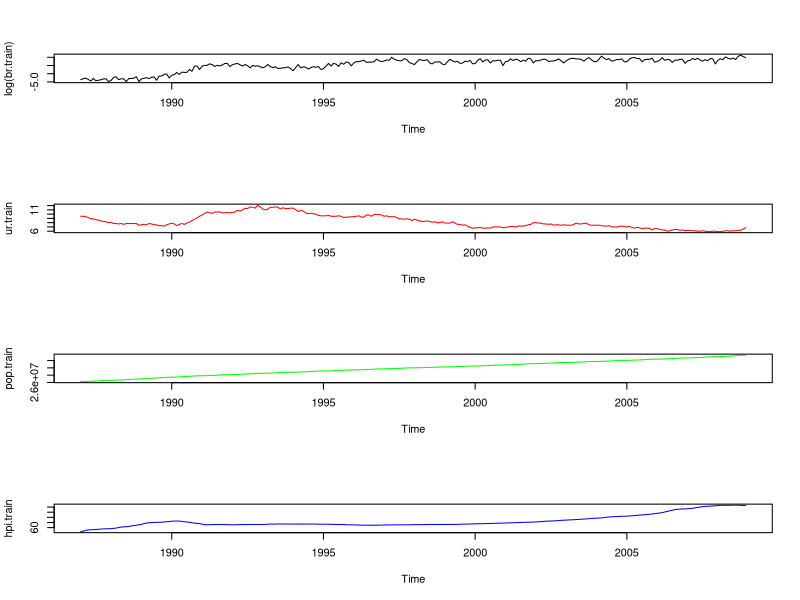
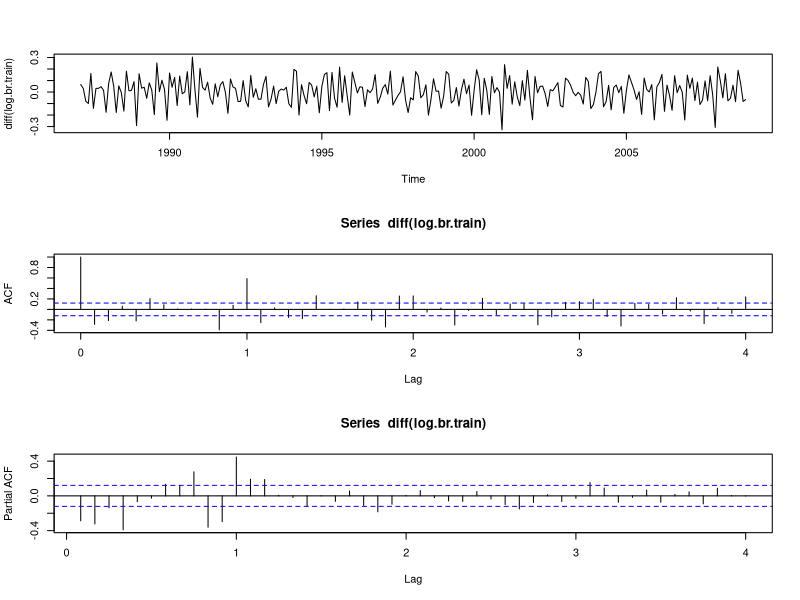

Write R code to recreate these figures, in order. (Note: this script raises an error after producing the figures.)
setwd('/Users/sheringuyen/Desktop/TS/project')

library(forecast)
train <- read.csv('train.csv', header = T)

train.set <- train[1:264, 1:ncol(train)]
val.set <- train[265:nrow(train), 1:ncol(train)]

# br := bankruptcy rate
# ur := unemployment rate
# pop := population
# hpi := house price index

# TRAINING
br.train <- ts(train.set[,4], frequency = 12, start = c(1987, 1))
ur.train <- ts(train.set[,2], frequency = 12 , start = c(1987, 1))
pop.train <- ts(train.set[,3], frequency = 12, start = c(1987, 1))
hpi.train <- ts(train.set[,5], frequency = 12, start = c(1987, 1))

# VALIDATION
br.val <- ts(val.set[,4], frequency = 12, start = c(2009, 1))
ur.val <- ts(val.set[,2], frequency = 12 , start = c(2009, 1))
pop.val <- ts(val.set[,3], frequency = 12, start = c(2009, 1))
hpi.val <- ts(val.set[,5], frequency = 12, start = c(2009, 1))



##############################################################
##################### PRELIMINARY ############################
##############################################################
# Show relative possible trends and seasonality per Time Series
par(mfrow = c(4,1))
plot(log(br.train)) # plot: linear trend, no seasonality
ndiffs(log(br.train)) # 1 
nsdiffs(log(br.train)) # 0

plot(ur.train, col = 'red') # plot: no trend, no seasonality
plot(pop.train, col = 'green') # strong linear trend
plot(hpi.train, col = 'blue') # linnear trend, no seasonality

# Return all residual plot diagnostics
residual_plots <- function(model){
  par(mfrow = c(3,1))
  plot(model$residuals)
  acf(model$residuals, lag.max = 48)
  pacf(model$residuals, lag.max = 48)
}

residual_tests <- function(model){
  # No correlation
  tsdiag(model)
  
  # Normality
  #qqnorm(model$residuals)
  #qqline(model$residuals)
  shapirotest <- shapiro.test(model$residuals)
  print (shapirotest)
  
  # Zero-mean
  ttest <- t.test(model$residuals)
  print (ttest)
  
  # Homoskedasticity
  group = c(rep(1, 66), rep(2, 66), rep(3, 66), rep(4, 66))
  ltest <- levene.test(model$residuals, group)
  print (ltest)
}

MSE <- function(predictions, observed){
  residuals_squared <- (predictions - observed) ^ 2
  return (sum(residuals_squared)/length(predictions))
}

log.br.train <- log(br.train)
log.br.val <- log(br.val)
par(mfrow = c(3,1))
plot(diff(log.br.train))
acf(diff(log.br.train), lag.max = 48)
pacf(diff(log.br.train), lag.max = 48)

# q = 1,2,3, MAYBE 4
# Q = 1, maybe 2/3
# p = 1,2,4
# P = 1

##############################################################
######################## ARIMAX ##############################
##############################################################

auto.arima(log.br.train, xreg = data.frame(ur.train, pop.train, hpi.train))
# ARIMA(4,0,3)(2,0,0)[12]

############################## MODELS WITH ALL THREE VARIABLES #######################

m1 <- arima(log.br.train, order = c(4,0,3), seasonal = list(order = c(2,0,0), period = 12), xreg = data.frame(ur.train, pop.train, hpi.train))
residual_plots(m1)
tsdiag(m1) # fails
residual_tests(m1) # pass

# NEXT ROUND
m2 <- arima(log.br.train, order = c(5, 1, 2), seasonal = list(order = c(1,0,0), period = 12), xreg = data.frame(ur.train, pop.train, hpi.train))
tsdiag(m2) # pass
residual_tests(m2) # pass

# NEXT ROUND
m3 <- arima(log.br.train, order = c(4,1,3), seasonal = list(order = c(1,0,0), period = 12), xreg = data.frame(ur.train, pop.train, hpi.train))
tsdiag(m3) # pass
residual_tests(m3) # pass

# NEXT ROUND
m4 <- arima(log.br.train, order = c(4,1,3), seasonal = list(order = c(2,0,0), period = 12), xreg = data.frame(ur.train, pop.train, hpi.train))
tsdiag(m4) # pass
residual_tests(m4) # pass

m5 <- arima(log.br.train, order = c(4,1,2), seasonal = list(order = c(2,0,0), period = 12), xreg = data.frame(ur.train, pop.train, hpi.train))
tsdiag(m5) # fails
residual_tests(m5) # pass

sigma2 <- c(m2$sigma2, m3$sigma2, m4$sigma2)
loglik <- c(m2$loglik, m3$loglik, m4$loglik)
AIC <- c(m2$aic, m3$aic, m4$aic)
pdq_PDQ <- c('(5,1,2) x (1,0,0)', '(4,1,3) x (1,0,0)', '(4,1,3) x (2,0,0)')
criterion.arimax_3vars<- data.frame(pdq_PDQ, sigma2, loglik, AIC)
# Model 3 'wins'

arimax_3var_fcast <- forecast(m3, h = 24, level = 95, xreg = data.frame(ur.val, pop.val, hpi.val))

arimax_rmse <- sqrt(MSE(exp(arimax_3var_fcast$mean), exp(log.br.val))) #0.0117701

######################################## 2 Variables ########################################

auto.arima(log.br.train, xreg = data.frame(ur.train, pop.train)) 
# ARIMA(2,1,2)(1,0,0)[12]
# NaNs produced for pop.train. Using pop.train along with ur.train not necessary

auto.arima(log.br.train, xreg = data.frame(ur.train, hpi.train)) 
# ARIMA(1,1,3)(1,0,0)[12], with drift?
# 0 contained in ur.train confidence interval... ur.train with hpi.train not neccessary

auto.arima(log.br.train, xreg = data.frame(pop.train, hpi.train)) # ARIMA(2,1,2)(1,0,0)[12], NaN produced (pop.train)
# ARIMA(2,1,2)(1,0,0)[12]
# NaN for pop.train no need for pop.train

# conclusions: 
# for single exog model : ur.train
# for single exog model : hpi.train
# pop.train provides no valuable input when used alongside each of the other two variables
# no valuable exploration in 2 exog variable models

######################################## 1 Variable ########################################
auto.arima(log.br.train, xreg = data.frame(ur.train))
# ARIMA(3,1,1)(1,0,0)[12]

# JUST UR.TRAIN
m1_1 <- arima(log.br.train, xreg = data.frame(ur.train), order = c(3,1,1), seasonal = list(order = c(1,0,0), period = 12))
residual_tests(m1_1) # passes all but autocorrelation
residual_plots(m1_1) 

# NEXT ROUND
m2_1 <- arima(log.br.train, xreg = data.frame(ur.train), order = c(4,1,1), seasonal = list(order = c(1,0,0), period = 12))
residual_tests(m2_1) # pass
residual_plots(m2_1) # pass

# NEXT ROUND
m3_1 <- arima(log.br.train, xreg = data.frame(ur.train), order = c(5,1,1), seasonal = list(order = c(1,0,0), period = 12))
residual_tests(m3_1) # pass
residual_plots(m3_1) # pass

m4_1 <- arima(log.br.train, xreg = data.frame(ur.train), order = c(4,1,2), seasonal = list(order = c(1,0,0), period = 12))
residual_tests(m4_1) # fails autocorr
residual_plots(m4_1) # pass

m5_1 <- arima(log.br.train, xreg = data.frame(ur.train), order = c(4,1,3), seasonal = list(order = c(1,0,0), period = 12))
residual_tests(m5_1) # fails autocorr
residual_plots(m5_1) # pass

# NEXT ROUND
m6_1 <- arima(log.br.train, xreg = data.frame(ur.train), order = c(5,1,2), seasonal = list(order = c(1,0,0), period = 12))
residual_tests(m6_1) # pass
residual_plots(m6_1) # pass

sigma2_1a <- c(m2_1$sigma2, m3_1$sigma2, m6_1$sigma2)
loglik_1a <- c(m2_1$loglik, m3_1$loglik, m6_1$loglik)
AIC_1a <- c(m2_1$aic, m3_1$aic, m6_1$aic)
pdq_PDQ_1a <- c('(4,1,1) x (1,0,0)', '(5,1,1) x (1,0,0)', '(5,1,2) x (1,0,0)')
criterion.arimax_1a<- data.frame(pdq_PDQ_1a, sigma2_1a, loglik_1a, AIC_1a)
# Model 6 'wins'

arimax_fcast1a <- forecast(m6_1, h = 24, level = 95, xreg = data.frame(ur.val))

arimax_rmse_1a <- sqrt(MSE(exp(arimax_fcast1a$mean), exp(log.br.val))) #0.009108259

# JUST HPI.TRAIN
auto.arima(log.br.train, xreg = data.frame(hpi.train))
# ARIMA(1,1,3)(1,0,0)[12] with drift <- what the heck is this

m1_2 <- arima(log.br.train, xreg = data.frame(hpi.train), order = c(1,1,3), seasonal = list(order = c(1,0,0), period = 12))
residual_plots(m1_2)
residual_tests(m1_2) # fails autocorr

# NEXT ROUND
m2_2 <- arima(log.br.train, xreg = data.frame(hpi.train), order = c(5,1,2), seasonal = list(order = c(1,0,0), period = 12))
residual_plots(m2_2)
residual_tests(m2_2) # pass

m3_2 <- arima(log.br.train, xreg = data.frame(hpi.train), order = c(4,1,1), seasonal = list(order = c(1,0,0), period = 12))
residual_plots(m3_2)
residual_tests(m3_2) # too close to call -- ... fail

# NEXT ROUND
m4_2 <- arima(log.br.train, xreg = data.frame(hpi.train), order = c(5,1,1), seasonal = list(order = c(1,0,0), period = 12))
residual_plots(m4_2)
residual_tests(m4_2) # pass

sigma2_1b <- c(m2_2$sigma2, m4_2$sigma2)
loglik_1b <- c(m2_2$loglik, m4_2$loglik)
AIC_1b <- c(m2_2$aic, m4_2$aic)
pdq_PDQ_1b <- c('(5,1,2) x (1,0,0)', '(5,1,1) x (1,0,0)')
criterion.arimax_1b<- data.frame(pdq_PDQ_1b, sigma2_1b, loglik_1b, AIC_1b)

# Model 2_2 wins .. but is it significanntly better than 4_2? 
D <- -2*(m4_2$loglik - m2_2$loglik)
pval <- 1-pchisq(D,1) # 0.006341492
# Reject null that null model and alternative model is equally good
# Select alternative

# Conclusion: Model 2_2 wins
arimax_fcast1b <- forecast(m2_2, h = 24, level = 95, xreg = data.frame(hpi.val))

arimax_rmse_1b <- sqrt(MSE(exp(arimax_fcast1b$mean), exp(log.br.val))) # 0.009679471

################################ FINAL ARIMAX CONCLUSIONS ###############################
# Best ARIMAX model is with single exogenous variable ur.train
#m6_1 <- arima(log.br.train, xreg = data.frame(ur.train), order = c(5,1,2), seasonal = list(order = c(1,0,0), period = 12))
#residual_tests(m6_1) # pass
#residual_plots(m6_1)
